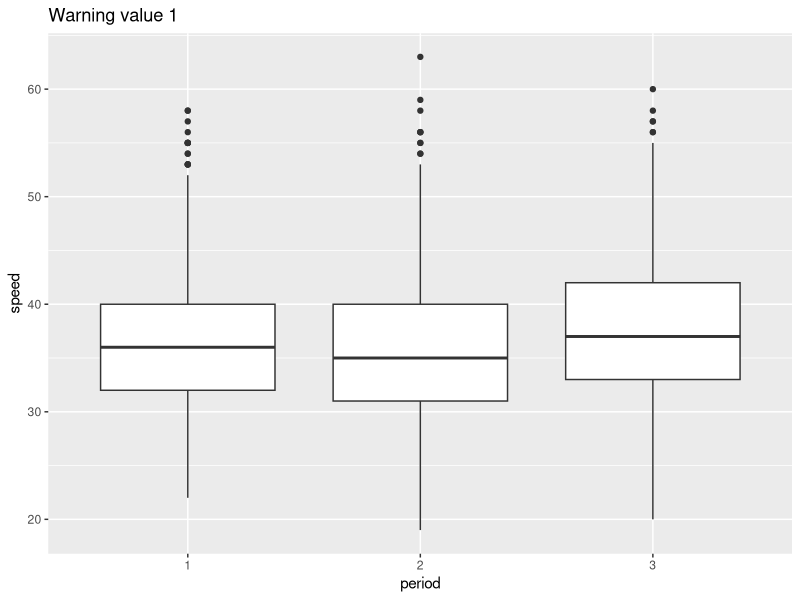
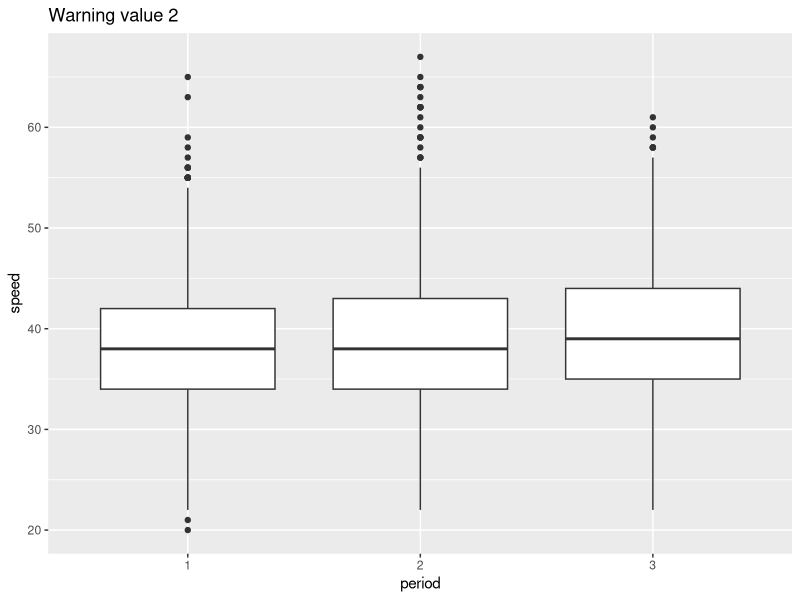
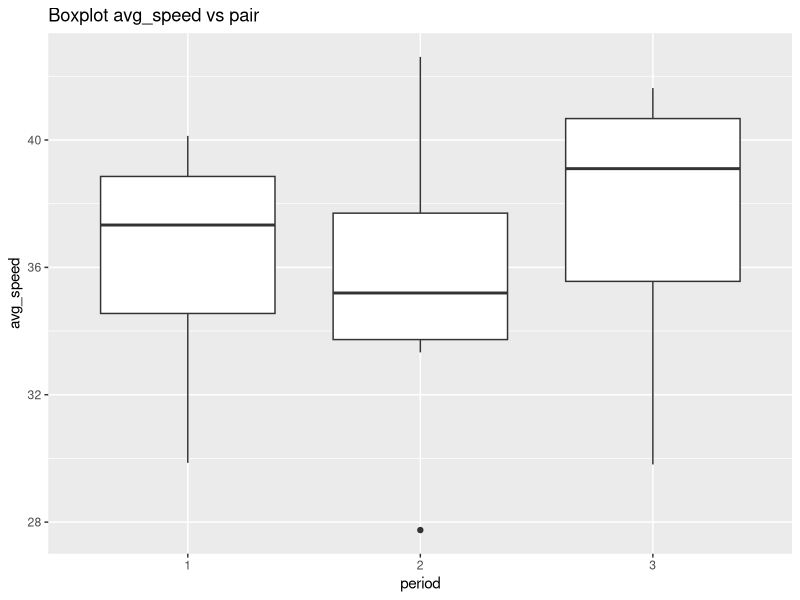

Write R code to recreate these figures, in order.
### Stats with R Exercise sheet 6

##########################
# ANOVA
##########################

## This exercise sheet contains the exercises that you will need to complete and 
## submit by 23:55 on Monday, January 04. Write the code below the questions. 
## If you need to provide a written answer, comment this out using a hashtag (#). 
## Submit your homework via moodle.
## You are required to work together in groups of three students.
## You need to provide a serious attempt to each exercise in order to have
## the assignment graded as complete. 

## Please write below your (and your teammates) name, matriculation number. 
## Name: Divesh Kumar
## Matriculation number: 7010048

## Name: Aleena Siji
## Matriculation number: 7010829 

## Name: Deepa Rani Mahato
## Matriculation number: 7012336

## Change the name of the file by adding your matriculation numbers
## (sheet06_7010048_7010829_7012336.R)

###########################################################################################



#######################
### Exercise 1: Preparation
#######################

library(boot)
library(ggplot2)
library(reshape)

# This time we will be working with the "amis" data frame (package 'boot') that has 
# 8437 rows and 4 columns.

# In a study into the effect that warning signs have on speeding patterns, 
# Cambridgeshire County Council considered 14 pairs of locations. The locations were 
# paired to account for factors such as traffic, volume and type of road. One site in 
# each pair had a sign erected warning of the dangers of speeding and asking drivers 
# to slow down. No action was taken at the second site. Three sets of measurements 
# were taken at each site. 
# Each set of measurements was nominally of the speeds of 100 cars but not all sites 
# have exactly 100 measurements. These speed measurements were taken before the 
# erection of the sign, shortly after the erection of the sign, and again after 
# the sign had been in place for some time.

# a) For the further reference please use ?amis. 
# It may take some time to understand the dataset. 
?amis

# b) Load the dataset, store it into a variable called "data", and briefly inspect it. 
# Feel free to make some plots and calculate some statistics in order to understand 
# the data.
data <- amis
head(data)

# c) All our columns have numeric type. Convert the categorial columns to factors.
str(data)
data$period = as.factor(data$period)
data$warning = as.factor(data$warning)
data$pair = as.factor(data$pair)
# As except speed all other variables are categorical.

# d) Plot boxplots for the distribution of `speed` for each of the `period` values 
# (before, immediately after and after some time). Build 2 plots (each containing 3 
# boxplots) side by side depending on the `warning` variable.
# (For all plots here and below please use ggplot)
dWarning1 = subset(data, warning == 1)
dWarning2 = subset(data, warning == 2)
# Box Plot for data with Warning 1
ggplot(dWarning1, aes(x = period,y = speed))+
  geom_boxplot() + ggtitle("Warning value 1")
# Box Plot for data with Warning 2
ggplot(dWarning2, aes(x = period,y = speed))+
  geom_boxplot()  + ggtitle("Warning value 2")


# e) What can you conclude looking at the plots? What can you say about people's 
# behaviour in different periods: before, immediately after and after some time?
# Regarding readings with Warning 1 we can see that the mean speed dropped immediately
# after the sign was erected however in "after some time" situation mean speed increased
# indicating that people started ignoring the warning signs.


# f) What are your ideas about why the data with warning==2 (sites where no sign was 
# erected) was collected?


#######################
### Exercise 2: 1-way ANOVA
#######################

# a) First let's create a new data frame which will be used for all exercise 2.
# For the 1-way ANOVA we will be working with a subset of `amis` using only the 
# data for sites where warning signs were erected, which corresponds to warning==1. 
# Therefore first subset your data to filter out warning==2 and then apply cast() 
# to average "speed" over each "pair" and "period". 
# Assign this new data frame to the variable casted_data.
Warning1 = subset(data, warning == 1)
casted <-  cast(Warning1, period + pair ~ .,  mean, value = "speed", na.RM = TRUE)
colnames(casted) <- c("period", "pair", "avg_speed")

# b) Build boxplots of the average speed depending on "period".
ggplot(casted, aes(x = period,y = avg_speed))+
  geom_boxplot()  + ggtitle("Boxplot avg_speed vs pair")

# c) Looking at the boxplots, is there a difference between the periods?
# Yes, in the "immediately after installing sign period" the avg_speed dropped from
# the avg_speed when no warning sign was installed, however in "after some time" phase
# the avg_speed actually increased even higher than the pre warning sign phase.


# Now, let's check the ANOVA assumptions and whether they are violated or not 
# and why.

# d) Independence assumption
# (Figure out the best way to check this assumption and give a detailed justified 
# answer to whether it is violated or not.)



# e) Normality of residuals
# (Figure out the best way to check this assumption and give a detailed justified 
# answer to whether it is violated or not.)



# f) Homogeneity of variance of residuals
# (Figure out the best way to check this assumption and give a detailed justified 
# answer to whether it is violated or not.)



# g) Now we are ready to perform 1-way ANOVA: please use the function aov() on the 
# speed depending on the period, report p-value and interpret the result in details.


# h) what were the degrees of freedom from the result in part g)

# i) Calcuate the effect size and interpret the results. 

# j) Please do pairwise t-tests of the same variables as in g) using pairwise.t.test().


# k) Report the pairwise p-values and interpret the result in detail.


# l) Try to use no adjustment for pairwise testing and then the Bonferroni correction.
# Does the result change? 

# m) If the results change why do they? What does Bonferroni correction do?


# n) If the assumption of Normality does not hold, which test would you be using in this scenario.

#######################
### Exercise 3: 2-way ANOVA
#######################
# a) Now we want to analyze the influence of 2 categorial variables 
# (period and warning) on the speed.
# So let's turn back to our initial dataset amis (not its subset with warning==1).
# First, we need to average the speed over each `pair`, `warning` and `period
# Cast your data again and assign the resuts to casted_data2.



# b) Calculate the mean for each of the 6 possible pairs of `period` and `warning`.


# c) Do you think there is a significant difference between some of the groups?


# d) State the main difference between the applicabilty of 1-way and 2-way ANOVA.

# e) Now apply the 2-way ANOVA: please use the function aov() on the speed depending 
# on the period and warning.
# Report the p-value and interpret the result in detail. Properly formulate the findings!


# f) What do you conclude about the behaviour of drivers based on the 2-way ANOVA?
